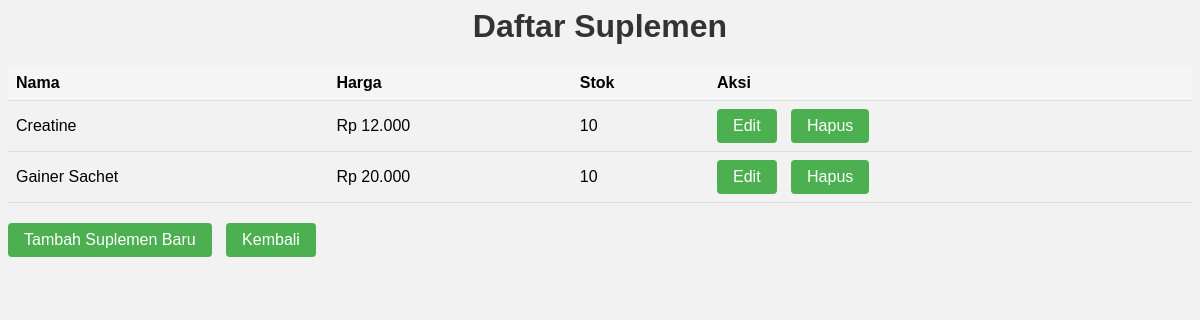
The app's page /views/suplemen with its own data.
### tables this page shows
CREATE TABLE `suplemen` (
  `id_suplemen` int(11) NOT NULL,
  `nama` varchar(50) NOT NULL,
  `harga` decimal(10,2) NOT NULL,
  `stok` int(11) NOT NULL
);

### models/Suplemen.php (called while the page is built, shortened)
<?php
class Suplemen
{
    private $conn;
    public function __construct($conn)
    {
        $this->conn = $conn;
    }
    public function getAllSuplemen()
    {
        $query = "SELECT * FROM suplemen";
        $result = $this->conn->query($query);
        $suplemenList = array();
        while ($row = $result->fetch_assoc()) {
            $suplemenList[] = $row;
        }
        return $suplemenList;
    }
    public function formatRupiah($harga)
    {
        return 'Rp ' . number_format($harga, 0, ',', '.');
    }
}

### views/suplemen/index.php (the view, shortened to what this page needs)
<?php
require_once './../../koneksi.php';
require_once './../../models/Suplemen.php';
$suplemenModel = new Suplemen($conn);
$suplemenList = $suplemenModel->getAllSuplemen();
?>
<!DOCTYPE html>
<html>
<head>
</head>
<body>
    <h1>Daftar Suplemen</h1>
    <table>
        <tr>
            <th>Nama</th>
            <th>Harga</th>
            <th>Stok</th>
            <th>Aksi</th>
        </tr>
        <?php foreach ($suplemenList as $suplemen) { ?>
            <tr>
                <td><?php echo $suplemen['nama']; ?></td>
                <td><?php echo $suplemenModel->formatRupiah($suplemen['harga']); ?></td>
                <td><?php echo $suplemen['stok']; ?></td>
                <td>
                    <a href="edit.php?id=<?php echo $suplemen['id_suplemen']; ?>">Edit</a>
                    <a href="delete.php?id=<?php echo $suplemen['id_suplemen']; ?>"class="delete-link" onclick="return confirmDelete()">Hapus</a>
                </td>
            </tr>
        <?php } ?>
    </table>
    <a href="create.php">Tambah Suplemen Baru</a>
    <a href="./../../index.php">Kembali</a>
</body>
</html>

### views/suplemen/index.php (style rules this page uses)
body { font-family: Arial, sans-serif; background-color: #f2f2f2; background-image: url('./../../img/whitegym.jpg'); background-repeat: no-repeat; background-size: cover; }
h1 { color: #333; text-align: center; }
table { width: 100%; border-collapse: collapse; margin-bottom: 20px; }
th, td { padding: 8px; text-align: left; border-bottom: 1px solid #ddd; }
th { background-color: #f5f5f5; }
a { display: inline-block; background-color: #4CAF50; color: white; padding: 8px 16px; text-decoration: none; border-radius: 4px; margin-right: 10px; }

### records on screen
suplemen: nama "Creatine", harga "Rp 12.000", stok "10"
suplemen: nama "Gainer Sachet", harga "Rp 20.000", stok "10"
